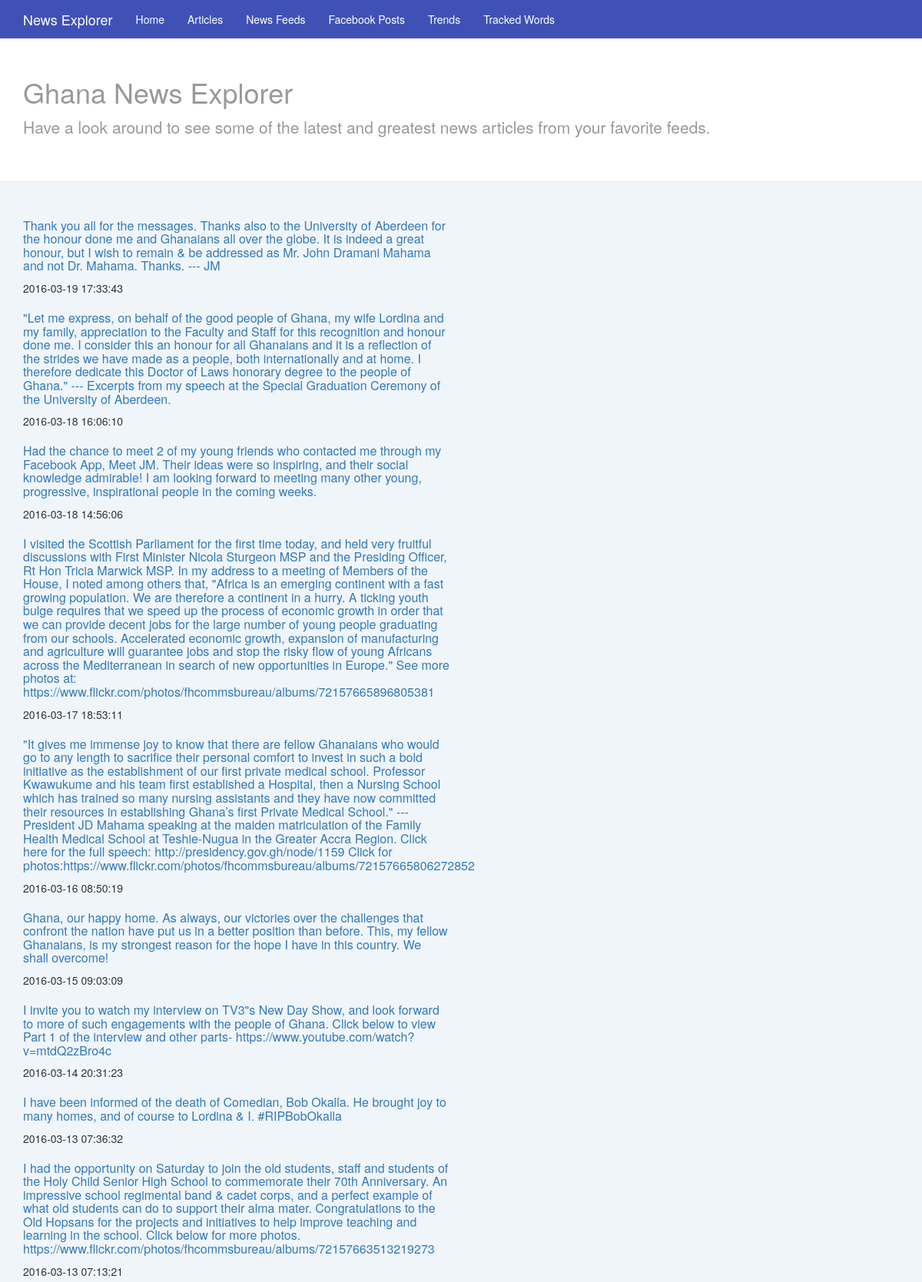
/facebook/posts (upper part), run on the app's committed database.
### news/models.py (models this page shows, shortened)
class FacebookPost(models.Model):
    parent_page = models.ForeignKey(FacebookPage)
    created_time = models.DateTimeField()
    text = models.TextField()
    post_id = models.CharField(max_length=255, unique=True)
    words = models.ManyToManyField(Word)

### news/views/facebook_views.py (the view)
# urls.py: url(r'^facebook/posts', views.FacebookPostView.as_view(), name='facebook_posts'),
class FacebookPostView(generic.ListView):
    template_name = 'facebook/posts/posts.html'
    context_object_name = 'facebook_posts'
    def get_queryset(self):
        return FacebookPost.objects.order_by('-created_time')[:20]

### news/models.py (called while the page is built)
    def __str__(self):
        return self.title

### news/templates/facebook/posts/posts.html (shortened to what this page needs)
{% extends 'news/base.html' %}
{% block content %}
    <div class="jumbotron">
        <div class="container">
            <h1>Ghana News Explorer</h1>
            <p>Have a look around to see some of the latest and greatest news articles from your favorite feeds.</p>
        </div>
    </div>
    <div class="container">
        <div class="row">
            <div class="col-md-6">
                {% if facebook_posts %}
                    {% for facebookpost in facebook_posts %}
                        <li class="article">
                            <h2><a href="#" target="_blank">{{ facebookpost.text }}</a></h2>
                            <span>{{ facebookpost.created_time | safe }}</span>
                        </li>
                    {% endfor %}
                {% endif %}
            </div>
        </div>
    </div>
{% endblock %}

### static/css/app.css (style rules this page uses)
body { background: #F0F5F9 !important; }
.jumbotron { background: #fff !important; color: #999 !important; padding: 80px 0 40px !important; }
.jumbotron h1 { font-size: 36px !important; }
.article { list-style: none; }
.article h2 { font-size: 16px; }

### data on the page
FacebookPost: text "Thank you all for the messages. Thanks also to the University of Aberdeen for the honour done me and Ghanaians all over the globe. It is indeed a great honour, but I wish to remain & be addressed as Mr. John Dramani Mahama and not Dr. Mahama. Thanks. --- JM", created_time "2016-03-19 17:33:43"
FacebookPost: text "\"Let me express, on behalf of the good people of Ghana, my wife Lordina and my family, appreciation to the Faculty and Staff for this recognition and honour done me. I consider this an honour for all Ghanaians and it is a reflection of the strides we have made as a people, both internationally and at home. I therefore dedicate this Doctor of Laws honorary degree to the people of Ghana.\" --- Excerpts from my speech at the Special Graduation Ceremony of the University of Aberdeen.", created_time "2016-03-18 16:06:10"
FacebookPost: text "Had the chance to meet 2 of my young friends who contacted me through my Facebook App, Meet JM. Their ideas were so inspiring, and their social knowledge admirable! I am looking forward to meeting many other young, progressive, inspirational people in the coming weeks.", created_time "2016-03-18 14:56:06"
FacebookPost: text "I visited the Scottish Parliament for the first time today, and held very fruitful discussions with First Minister Nicola Sturgeon MSP and the Presiding Officer, Rt Hon Tricia Marwick MSP. In my address to a meeting of Members of the House, I noted among others that, \"Africa is an emerging continent with a fast growing population. We are therefore a continent in a hurry. A ticking youth bulge requires that we speed up the process of economic growth in order that we can provide decent jobs for the large number of young people graduating from our schools. Accelerated economic growth, expansion of manufacturing and agriculture will guarantee jobs and stop the risky flow of young Africans…", created_time "2016-03-17 18:53:11"
FacebookPost: text "\"It gives me immense joy to know that there are fellow Ghanaians who would go to any length to sacrifice their personal comfort to invest in such a bold initiative as the establishment of our first private medical school. Professor Kwawukume and his team first established a Hospital, then a Nursing School which has trained so many nursing assistants and they have now committed their resources in establishing Ghana’s first Private Medical School.\" --- President JD Mahama speaking at the maiden matriculation of the Family Health Medical School at Teshie-Nugua in the Greater Accra Region. Click here for the full speech: http://presidency.gov.gh/node/1159 Click for…", created_time "2016-03-16 08:50:19"
FacebookPost: text "Ghana, our happy home. As always, our victories over the challenges that confront the nation have put us in a better position than before. This, my fellow Ghanaians, is my strongest reason for the hope I have in this country. We shall overcome!", created_time "2016-03-15 09:03:09"
FacebookPost: text "I invite you to watch my interview on TV3\"s New Day Show, and look forward to more of such engagements with the people of Ghana. Click below to view Part 1 of the interview and other parts- https://www.youtube.com/watch?v=mtdQ2zBro4c", created_time "2016-03-14 20:31:23"
FacebookPost: text "I have been informed of the death of Comedian, Bob Okalla. He brought joy to many homes, and of course to Lordina & I. #RIPBobOkalla", created_time "2016-03-13 07:36:32"
FacebookPost: text "I had the opportunity on Saturday to join the old students, staff and students of the Holy Child Senior High School to commemorate their 70th Anniversary. An impressive school regimental band & cadet corps, and a perfect example of what old students can do to support their alma mater. Congratulations to the Old Hopsans for the projects and initiatives to help improve teaching and learning in the school. Click below for more photos. https://www.flickr.com/photos/fhcommsbureau/albums/72157663513219273", created_time "2016-03-13 07:13:21"
